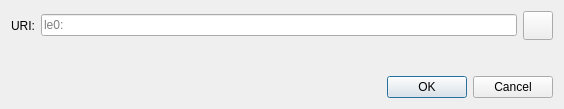
<?xml version="1.0" encoding="UTF-8"?>
<ui version="4.0">
 <class>OpenURIDialog</class>
 <widget class="QDialog" name="OpenURIDialog">
  <property name="geometry">
   <rect>
    <x>0</x>
    <y>0</y>
    <width>564</width>
    <height>109</height>
   </rect>
  </property>
  <property name="windowTitle">
   <string>Open bitcoin URI</string>
  </property>
  <layout class="QVBoxLayout" name="verticalLayout">
   <item>
    <layout class="QHBoxLayout" name="horizontalLayout">
     <item>
      <widget class="QLabel" name="label">
       <property name="text">
        <string>URI:</string>
       </property>
      </widget>
     </item>
     <item>
      <widget class="QValidatedLineEdit" name="uriEdit">
       <property name="placeholderText">
        <string notr="true">le0:</string>
       </property>
      </widget>
     </item>
     <item>
      <widget class="QToolButton" name="pasteButton">
       <property name="toolTip">
        <string extracomment="Tooltip text for button that allows you to paste an address that is in your clipboard.">Paste address from clipboard</string>
       </property>
       <property name="text">
        <string/>
       </property>
       <property name="icon">
        <iconset resource="../bitcoin.qrc">
         <normaloff>:/icons/editpaste</normaloff>:/icons/editpaste
        </iconset>
       </property>
       <property name="iconSize">
        <size>
         <width>22</width>
         <height>22</height>
        </size>
       </property>
      </widget>
     </item>
    </layout>
   </item>
   <item>
    <spacer name="verticalSpacer">
     <property name="orientation">
      <enum>Qt::Vertical</enum>
     </property>
     <property name="sizeHint" stdset="0">
      <size>
       <width>20</width>
       <height>40</height>
      </size>
     </property>
    </spacer>
   </item>
   <item>
    <widget class="QDialogButtonBox" name="buttonBox">
     <property name="orientation">
      <enum>Qt::Horizontal</enum>
     </property>
     <property name="standardButtons">
      <set>QDialogButtonBox::Cancel|QDialogButtonBox::Ok</set>
     </property>
    </widget>
   </item>
  </layout>
 </widget>
 <customwidgets>
  <customwidget>
   <class>QValidatedLineEdit</class>
   <extends>QLineEdit</extends>
   <header>qt/qvalidatedlineedit.h</header>
  </customwidget>
 </customwidgets>
 <resources/>
 <connections>
  <connection>
   <sender>buttonBox</sender>
   <signal>accepted()</signal>
   <receiver>OpenURIDialog</receiver>
   <slot>accept()</slot>
   <hints>
    <hint type="sourcelabel">
     <x>248</x>
     <y>254</y>
    </hint>
    <hint type="destinationlabel">
     <x>157</x>
     <y>274</y>
    </hint>
   </hints>
  </connection>
  <connection>
   <sender>buttonBox</sender>
   <signal>rejected()</signal>
   <receiver>OpenURIDialog</receiver>
   <slot>reject()</slot>
   <hints>
    <hint type="sourcelabel">
     <x>316</x>
     <y>260</y>
    </hint>
    <hint type="destinationlabel">
     <x>286</x>
     <y>274</y>
    </hint>
   </hints>
  </connection>
 </connections>
</ui>
